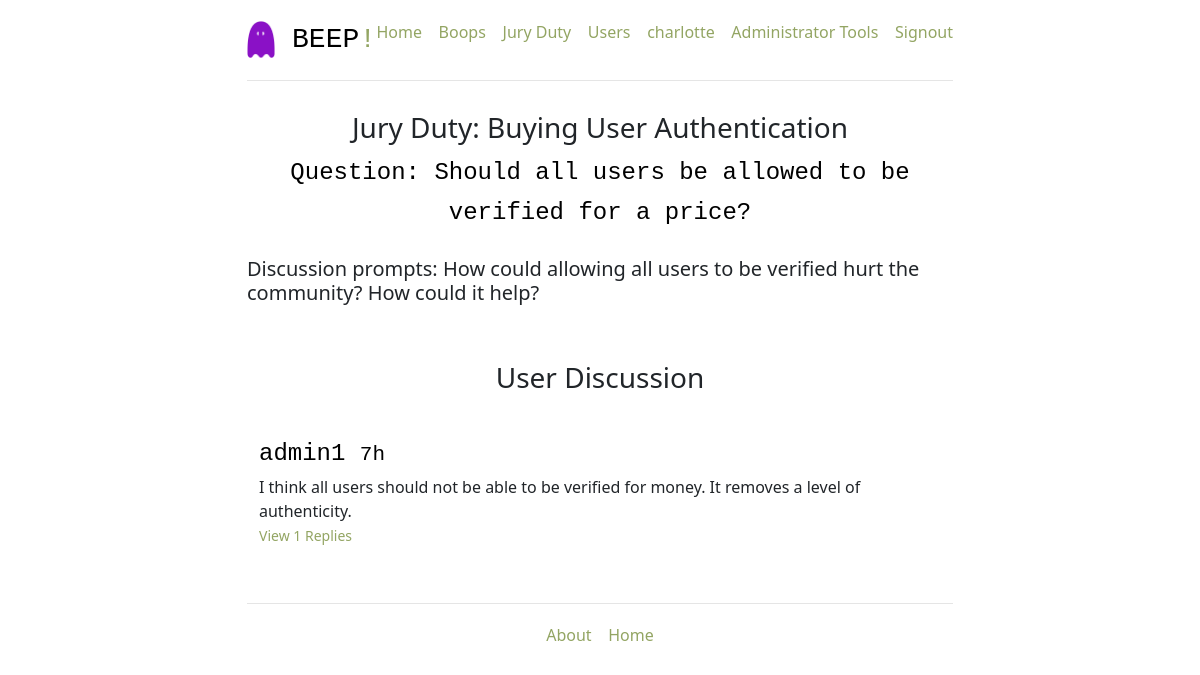
Page /view-discussion/1 (signed in) on the committed database.
### project/models.py (models this page shows, shortened)
class User(db.Model):
    __tablename__ = 'users'
    id = db.Column(db.Integer, primary_key=True)
    name = db.Column(db.String, unique=True, nullable=False)
    email = db.Column(db.String, unique=True, nullable=False)
    password = db.Column(db.String, nullable=False)
    jury = db.Column(db.String, nullable=False, default=False)
    tweets = db.relationship('Tweet', back_populates='poster')
    role = db.Column(db.String, default='user')
    comments = db.relationship('Comment', back_populates='poster', passive_deletes=True)
    changes = db.relationship('Change', back_populates='poster', passive_deletes=True)
    likes = db.relationship('Like', back_populates='liker', passive_deletes=True)
    upvotes = db.relationship('Upvote', back_populates='upvoter', passive_deletes=True)
    downvotes = db.relationship('Downvote', back_populates='downvoter', passive_deletes=True)
    discussion_comments = db.relationship('Discussion_Comment', back_populates='poster')
    replies = db.relationship('Reply', back_populates='poster', passive_deletes=True)

class Issue(db.Model):
    __tablename__ = 'issues'
    id = db.Column(db.Integer, primary_key=True)
    title = db.Column(db.String, unique=True, nullable=False)
    prompt = db.Column(db.String, nullable=False)
    question = db.Column(db.String, nullable=False)
    type = db.Column(db.String, nullable=False, default=False)
    result = db.Column(db.String, default='In Progress')
    end_date = db.Column(db.DateTime, nullable=False)

class Discussion_Comment(db.Model):
    __tablename__ = 'discussion_comments'
    comment_id = db.Column(db.Integer, primary_key=True)
    user_id = db.Column(db.Integer, db.ForeignKey('users.id', ondelete="CASCADE"), nullable=False)
    comment = db.Column(db.String, nullable=False)
    posted = db.Column(db.DateTime, nullable=False)
    archived = db.Column(db.String, nullable=False, default=False)
    issue_id = db.Column(db.Integer, db.ForeignKey('issues.id', ondelete="CASCADE"), nullable=False)
    poster = db.relationship("User", back_populates="discussion_comments", passive_deletes=True)
    replies = db.relationship('Reply', back_populates='disc_comment', passive_deletes=True)
    @classmethod
    def delta_time(cls, comment_posted):
        now = datetime.datetime.now()
        td = now - comment_posted
        days = td.days
        hours = td.seconds//3600
        minutes = (td.seconds//60)%60
        if days > 0:
            return comment_posted.strftime("%d %B, %Y")
        elif hours > 0:
            return str(hours) + 'h'
        elif minutes > 0:
            return str(minutes) + 'm'
        else:
            return 'few seconds ago'

### project/users/views.py (the view)
@users_blueprint.route('/view-discussion/<issue_id>', methods=['GET'])
@login_required
@admin_required
def view_discussion(issue_id):
    if issue_id is not None:
        issue = Issue.query.filter_by(id=issue_id).first()
        discussion_comments = db.session.query(Discussion_Comment).filter_by(issue_id=issue_id)
    else:
        issue = None
    return render_template(
        'viewdiscuss.html',
        issue=issue, all_comments = discussion_comments
    )

### project/users/views.py (called while the page is built)
def login_required(test):
    @wraps(test)
    def wrap(*args, **kwargs):
        if 'logged_in' in session:
            return test(*args, **kwargs)
        else:
            flash('You need to login first')
            return (redirect(url_for('users.login')))
    return wrap

def admin_required(test):
    @wraps(test)
    def wrap(*args, **kwargs):
        if 'admin' == session.get('role'):
            return test(*args, **kwargs)
        else:
            flash('You need to be an administrator to access this page.')
            return (redirect(url_for('users.login')))
    return wrap

### project/templates/viewdiscuss.html (shortened to what this page needs)
{% extends '_base.html' %}
{% block content %}
{% if issue == None %}
<h4>The issue does not exist. Try to find a different discussion<span class = "exclamation">!</span></h4>
<br>
{% else %}
<h3 style="text-align:center"> Jury Duty: {{issue.title}} </h3>
<h4 style="text-align:center">Question: {{issue.question}} </h4>
<br>
<div id="discussionform">
<h5>Discussion prompts: {{issue.prompt}} </h5>
</div>
<br>
<br>
<div id="openfordiscuss">
<h3 style="text-align:center">User Discussion</h4>
<div class="row marketing">
    <div class="col-lg-12">
        {% for disc_comment in all_comments %}
        <div class="media">
            <div class="media-body">
                <div>
                    <div>
                        {% if disc_comment.poster.name == session.name %}
                        <div class="media-heading">
                            <h4>{{ disc_comment.poster.name }}
                                <small>{{ disc_comment.delta_time(disc_comment.posted) }} </small>
                            </h4>
                        </div>
                    </div>
                    {{ disc_comment.comment }}
                    {% else %}
                    <div class="media-heading">
                        <h4 class="media-heading">{{ disc_comment.poster.name }}
                            <small>{{ disc_comment.delta_time(disc_comment.posted) }} </small>
                        </h4>
                    </div>
                    {{ disc_comment.comment }}
                    {% endif %}
                    <br>
                    <p>
                    {% if disc_comment.replies|length > 0 %}
                    <a data-bs-toggle="collapse" href="#replies-{{disc_comment.comment_id}}" role="button">
                        <small>View {{disc_comment.replies|length}} Replies</small>
                    </a>
                    {% else %}
                    <small class="text-muted">No Replies</small>
                    {% endif %}
                    </p>
                </div>
            </div>
        </div>
        {% endfor %}
    </div>
</div>
</div>
{% endif %}
{% endblock content %}

### project/templates/_base.html (shortened to what this page needs)
<!DOCTYPE html>
<html lang="en">
<head>
  <link href="{{ url_for('static', filename='css/main.css' )}}" rel="stylesheet">
  <link href="{{ url_for('static', filename='css/bootstrap.min.css' )}}" rel="stylesheet">
  <link href="{{ url_for('static', filename='css/ie10-viewport-bug-workaround.css' )}}" rel="stylesheet">
  <link href="{{ url_for('static', filename='css/jumbotron-narrow.css' )}}" rel="stylesheet">
</head>
<body>
  <div class="container">
    <div class="header clearfix">
      <nav>
        <ul class="nav nav-pills pull-right" style="float: right;">
          {% if session.logged_in %}
          <li><a href="/">Home</a></li>&nbsp;&nbsp;&nbsp;&nbsp;
          <li><a href="/tweets/">Boops</a></li>&nbsp;&nbsp;&nbsp;&nbsp;
          {% if session.jury == '1' %}
          <li><a href="/jury">Jury Duty</a></li>&nbsp;&nbsp;&nbsp;&nbsp;
          {% endif %}
          <li><a href="{{ url_for('users.all_users') }}">Users</a></li>&nbsp;&nbsp;&nbsp;&nbsp;
          <li><a href="{{ url_for('users.followers') }}">{{ session.name }}</a></li>&nbsp;&nbsp;&nbsp;&nbsp;
          {% if session.role == 'admin' %}
          <li><a href="/admin">Administrator Tools</a></li>&nbsp;&nbsp;&nbsp;&nbsp;
          {% endif %}
          {% endif %}
          {% if not session.logged_in %}
          {% block signin_form %}{% endblock signin_form %}
          {% else %}
          <li role=" presentation"><a href="{{ url_for('users.logout') }}">Signout</a></li>
          {% endif %}
        </ul>
      </nav>
      <h3><img src="../static/img/Beep_Logo.png" alt="Beep Logo" style="width: 4%; height: auto;"> BEEP<span class="exclamation">!</span></h3>
    </div>
    {% block content %}
    {% endblock content %}
    <footer class="footer">
      <p><a href="/about">About</a>&nbsp;&nbsp;&nbsp;&nbsp;<a href="/">Home</a></p>
    </footer>
  </div>
</body>
</html>

### project/static/css/jumbotron-narrow.css (style rules this page uses)
body { padding-top: 20px; padding-bottom: 20px; }
.header, .marketing, .footer { padding-right: 15px; padding-left: 15px; }
.header { padding-bottom: 20px; border-bottom: 1px solid #e5e5e5; }
.header h3 { margin-top: 0; margin-bottom: 0; line-height: 40px; color: black; font-family: 'Courier New'; }
img { width: 50%; height: auto; }
.footer { padding-top: 19px; color: #777; border-top: 1px solid #e5e5e5; text-align: center; }
@media (min-width: 768px) { .container { max-width: 730px; } }
.marketing { margin: 40px 0; }
@media screen and (min-width: 768px) { .header, .marketing, .footer { padding-right: 0; padding-left: 0; } }
@media screen and (min-width: 768px) { .header { margin-bottom: 30px; } }
a:link { color: #93a563; background-color: transparent; text-decoration: none; }
.exclamation { color: #93a563; font-family: 'Courier New', Courier, monospace; }
h4 { margin-top: 0; margin-bottom: 0; line-height: 40px; color: black; font-family: 'Courier New'; font-size: 20; }

### rows in the picture
User: name "charlotte"
Issue: title "Buying User Authentication", question "Should all users be allowed to be verified for a price?", prompt "How could allowing all users to be verified hurt the community? How could it help?"
Discussion_Comment: poster.name "admin1", delta_time "7h", comment "I think all users should not be able to be verified for money. It removes a level of authenticity.", replies|length "1"
